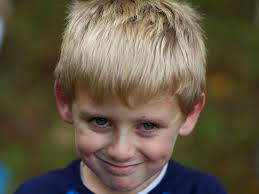
#> input picture Book_Notes/Chapter05/01-chapter-content/skin_test_imgs/test1.jpg, 259 x 194 px
$ python Reading_and_writing_images_in_OpenCV.py ../Book_Notes/Chapter05/01-chapter-content/skin_test_imgs/test1.jpg out.png
#> lines starting #> are read from the running program, lines starting #| are printed output that depends on the picture
import cv2
import argparse

# Create an object for argparse
parser = argparse.ArgumentParser()

# Add an image_input_path and image_output_path to add_argument()
parser.add_argument("image_input_path",
                    help="path to input image to be displayed")
parser.add_argument("image_output_path",
                    help="path to output(processed) image to be displayed")

# Parse the argument and store it in a dictionary:
args = vars(parser.parse_args())

# we can load the input image from disk:
image_input = cv2.imread(args["image_input_path"])
#> image_input is the input picture: shape (194, 259, 3); mean B, G, R 69.2, 88.8, 99.5

# Show the loaded image
cv2.imshow("loaded_image", image_input)

# Process the input image (In this example we are just converting it into grayscale):
gray_image = cv2.cvtColor(image_input, cv2.COLOR_BGR2GRAY)
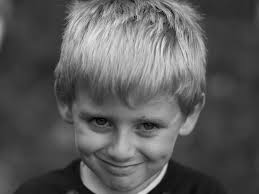
#> gray_image: shape (194, 259); min 1, max 236, mean 89.8

# Show the processed image:
cv2.imshow("Gray image", gray_image)

# save the processed image to disk:
cv2.imwrite(args["image_output_path"], gray_image)

# Wait until the key is pressed:
cv2.waitKey(0)

# Destroy all windows
cv2.destroyAllWindows()

$ run again, on Book_Notes/Chapter05/01-chapter-content/skin_test_imgs/test3.jpg
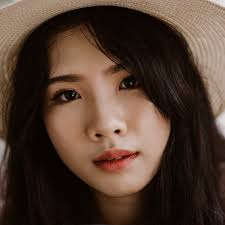
#> input picture Book_Notes/Chapter05/01-chapter-content/skin_test_imgs/test3.jpg, 225 x 225 px
#> image_input is the input picture: shape (225, 225, 3); mean B, G, R 47.6, 60.1, 80.8
#> `gray_image = cv2.cvtColor(image_input, cv2.COLOR_BGR2GRAY)`:
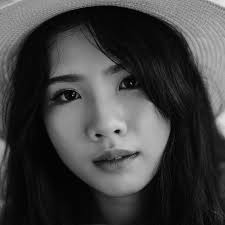
#> gray_image: shape (225, 225); min 0, max 231, mean 64.8

$ run again, on Book_Notes/Chapter05/01-chapter-content/skin_test_imgs/test4.jpg
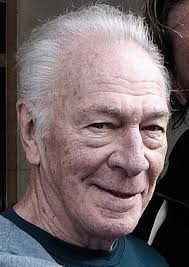
#> input picture Book_Notes/Chapter05/01-chapter-content/skin_test_imgs/test4.jpg, 189 x 267 px
#> image_input is the input picture: shape (267, 189, 3); mean B, G, R 104.2, 101.2, 114.4
#> `gray_image = cv2.cvtColor(image_input, cv2.COLOR_BGR2GRAY)`:
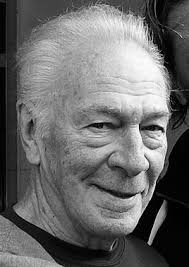
#> gray_image: shape (267, 189); min 0, max 254, mean 105.5

$ run again, on Book_Notes/Chapter05/01-chapter-content/skin_test_imgs/test5.jpg
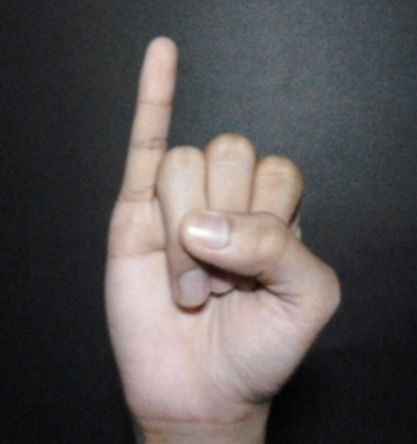
#> input picture Book_Notes/Chapter05/01-chapter-content/skin_test_imgs/test5.jpg, 417 x 444 px
#> image_input is the input picture: shape (444, 417, 3); mean B, G, R 84.2, 84.1, 88.4
#> `gray_image = cv2.cvtColor(image_input, cv2.COLOR_BGR2GRAY)`:
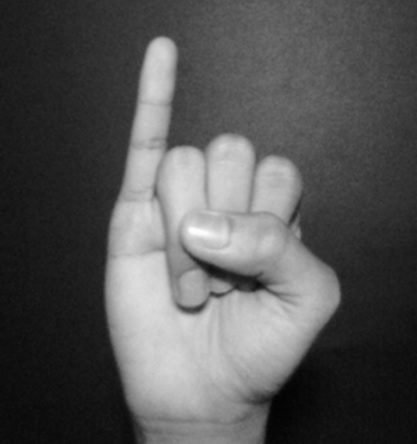
#> gray_image: shape (444, 417); min 2, max 254, mean 85.4
